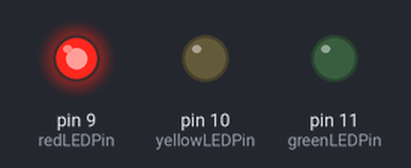
Bench run of a sketch on a simulated Arduino Uno, built with avr-gcc and run on an emulated ATmega328P. Shown: output pins drawn as LEDs (lit = HIGH).

Above: at 0.5 s.
At 2.5 s:
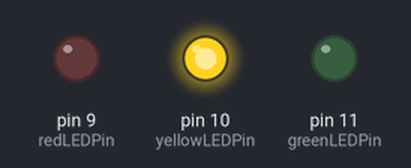
At 4.5 s:
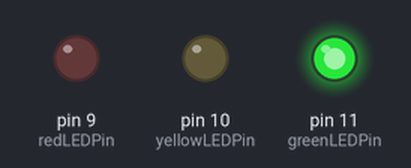
At 5.5 s:
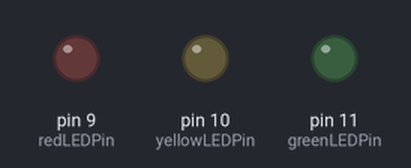
Timing chart, 0 to 7.8 s (numbered marks = the images above):
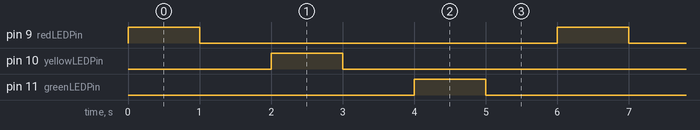

The sketch:

Project1_Traffic_Lights.ino
```cpp
// Pin 9 has red LED
// Pin 10 has yellow LED
// Pin 11 has green LED

int redLEDPin = 9;
int yellowLEDPin = 10;
int greenLEDPin = 11;

int redOnTime = 1000;
int redOffTime = 1000;

int yellowOnTime = 1000;
int yellowOffTime = 1000;

int greenOnTime = 1000;
int greenOffTime = 1000;

int i;

void setup() {
  // put your setup code here, to run once:
pinMode (redLEDPin, OUTPUT);
pinMode (yellowLEDPin, OUTPUT);
pinMode (greenLEDPin, OUTPUT);
}

void loop() {
  // put your main code here, to run repeatedly:

digitalWrite (redLEDPin, HIGH);
delay (redOnTime);
digitalWrite (redLEDPin, LOW);
delay (redOffTime);

digitalWrite (yellowLEDPin, HIGH);
delay (yellowOnTime);
digitalWrite (yellowLEDPin, LOW);
delay (yellowOffTime);

digitalWrite (greenLEDPin, HIGH);
delay (greenOnTime);
digitalWrite (greenLEDPin, LOW);
delay (greenOffTime);

}
```

Measured:
- by itself, pin 9 (redLEDPin), pin 10 (yellowLEDPin), pin 11 (greenLEDPin): alternates HIGH for 1.0 s and LOW for 5.0 s
- by itself, everything shown: repeats every 6.0 s, in 6 steps
